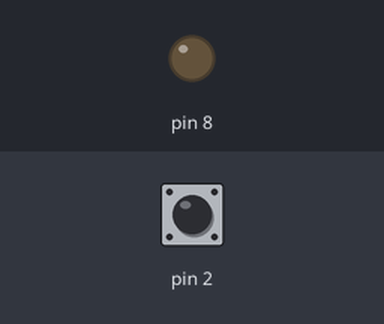
Recording of a sketch running on a simulated Arduino Uno, built with avr-gcc and run on an emulated ATmega328P. Parts: output pins drawn as LEDs (lit = HIGH). Dashed ring = blinking. Inputs (shaded band) come from the test bench; at power-on: pin 2 HIGH.

Above: at 1.2 s.
1.3 s: pin 2 pulled LOW for 3.2 s
At 1.9 s:
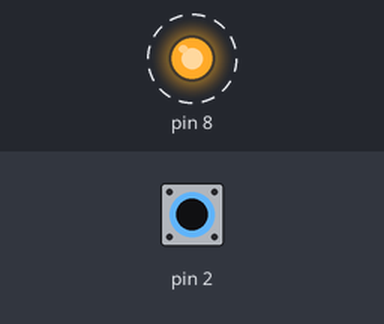
Timing chart, 0 to 5.8 s (numbered marks = the images above; inputs shaded):
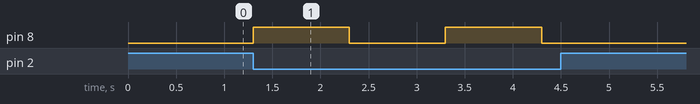

Measured:
- after the input at 1.3 s, pin 8: alternates HIGH for 1.0 s and LOW for 1.0 s, 4 changes in all, then stays LOW, starting at once

The sketch:

One_Light_Blink_Code.ino
```cpp
void setup()
{
  // defines output pin
  pinMode(8,OUTPUT);
  pinMode(2, INPUT_PULLUP);
}

void loop()
{
  if(digitalRead(2)== LOW)
  {
  // turns in pin and off
  digitalWrite(8, HIGH);
  delay(1000);
  digitalWrite(8,LOW);
  delay(1000);
  }
  else
  {
  digitalWrite(8,LOW);
  }
}
// hi its nico
```
